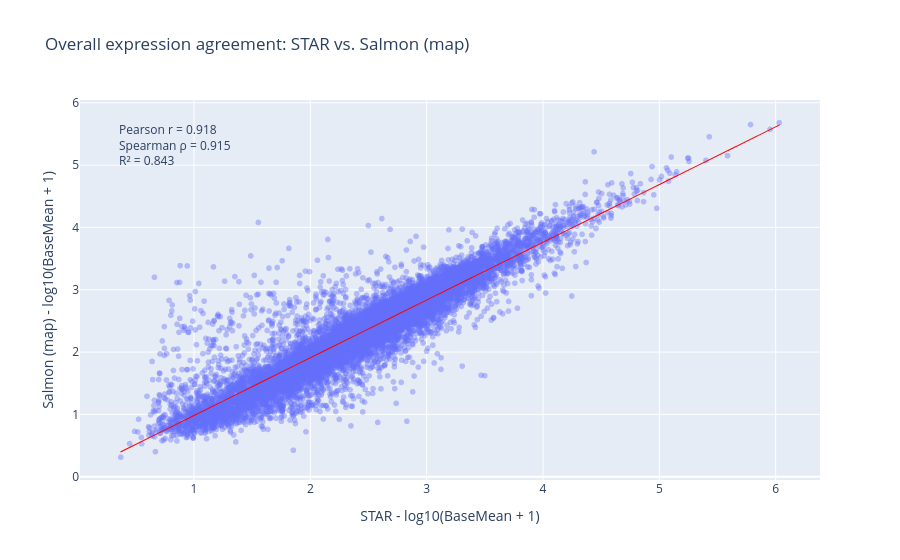

Source (notebook cell):
### Markdown cell above
STAR + featureCounts vs Salmon_map

### Code cell
x = merged_bm["log10_baseMean_STAR"]
y = merged_bm["log10_baseMean_Salmon_map"]

pearson_r, _ = pearsonr(x, y)
spearman_r, _ = spearmanr(x, y)
r2 = pearson_r ** 2

fig = px.scatter(
    merged_bm,
    x="log10_baseMean_STAR",
    y="log10_baseMean_Salmon_map",
    opacity=0.4,
    trendline="ols",
    hover_name="transcript_id",
    labels={
        "log10_baseMean_STAR": "STAR - log10(BaseMean + 1)",
        "log10_baseMean_Salmon_map": "Salmon (map) - log10(BaseMean + 1)"
    },
    title="Overall expression agreement: STAR vs. Salmon (map)",
)

fig.add_annotation(
    x=0.05,
    y=0.95,
    xref="paper",
    yref="paper",
    showarrow=False,
    align="left",
    text=(
        f"Pearson r = {pearson_r:.3f}<br>"
        f"Spearman ρ = {spearman_r:.3f}<br>"
        f"R² = {r2:.3f}"
    )
)


fig.update_traces(
    line=dict(color="red", width=1),
    selector=dict(mode="lines")
)

fig.show()

print("STAR vs Salmon (map)")
print(f"  Pearson r  = {pearson_r:.3f}")
print(f"  Spearman ρ = {spearman_r:.3f}")
print(f"  R²         = {r2:.3f}\n")

### Figure 1 — Plotly figure (JSON) as saved in the notebook; plotly's stock layout.template omitted (floating-point values rounded to 4 significant figures; data arrays with more than 128 entries replaced by an {"elided": "..."} marker saying what was removed)
{"data": [{"hovertemplate": "<b>%{hovertext}</b><br><br>STAR - log10(BaseMean + 1)=%{x}<br>Salmon (map) - log10(BaseMean + 1)=%{y}<extra></extra>", "hovertext": {"elided": "12068 str values"}, "legendgroup": "", "marker": {"color": "#636efa", "opacity": 0.4, "symbol": "circle"}, "mode": "markers", "name": "", "showlegend": false, "type": "scattergl", "x": {"elided": "12068 float values"}, "xaxis": "x", "y": {"elided": "12068 float values"}, "yaxis": "y"}, {"hovertemplate": "<b>OLS trendline</b><br>log10_baseMean_Salmon_map = 0.926629 * log10_baseMean_STAR + 0.0550051<br>R<sup>2</sup>=0.842905<br><br>STAR - log10(BaseMean + 1)=%{x}<br>Salmon (map) - log10(BaseMean + 1)=%{y} <b>(trend)</b><extra></extra>", "legendgroup": "", "line": {"color": "red", "width": 1}, "marker": {"color": "#636efa", "symbol": "circle"}, "mode": "lines", "name": "", "showlegend": false, "type": "scattergl", "x": {"elided": "12068 float values"}, "xaxis": "x", "y": {"elided": "12068 float values"}, "yaxis": "y"}], "layout": {"annotations": [{"align": "left", "showarrow": false, "text": "Pearson r = 0.918<br>Spearman ρ = 0.915<br>R² = 0.843", "x": 0.05, "xref": "paper", "y": 0.95, "yref": "paper"}], "legend": {"tracegroupgap": 0}, "title": {"text": "Overall expression agreement: STAR vs. Salmon (map)"}, "xaxis": {"anchor": "y", "domain": [0, 1], "title": {"text": "STAR - log10(BaseMean + 1)"}}, "yaxis": {"anchor": "x", "domain": [0, 1], "title": {"text": "Salmon (map) - log10(BaseMean + 1)"}}}}
